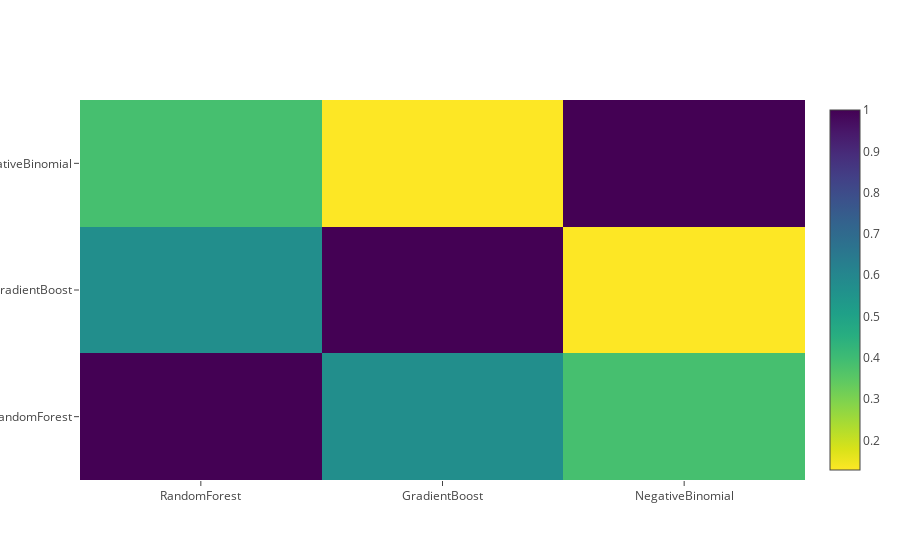

The code cell stored with this chart in its notebook:
### Code cell
data = [ go.Heatmap( z = base_predictions_train_iq.astype( float ).corr().values,
                     x = base_predictions_train_iq.columns.values,
                     y = base_predictions_train_iq.columns.values,
                     colorscale = 'Viridis',
                     showscale = True,
                     reversescale = True )]
py.iplot( data, filename = 'labelled-heatmap' )

### Figure 1 — Plotly figure (JSON) as saved in the notebook; plotly's stock layout.template omitted (floating-point values rounded to 4 significant figures)
{"data": [{"colorscale": "Viridis", "reversescale": true, "showscale": true, "type": "heatmap", "uid": "2d6140ef-e6fd-420b-94ed-6d0110f16e18", "x": ["RandomForest", "GradientBoost", "NegativeBinomial"], "y": ["RandomForest", "GradientBoost", "NegativeBinomial"], "z": [[1, 0.5733, 0.3856], [0.5733, 1, 0.1286], [0.3856, 0.1286, 1]]}], "layout": {}}
